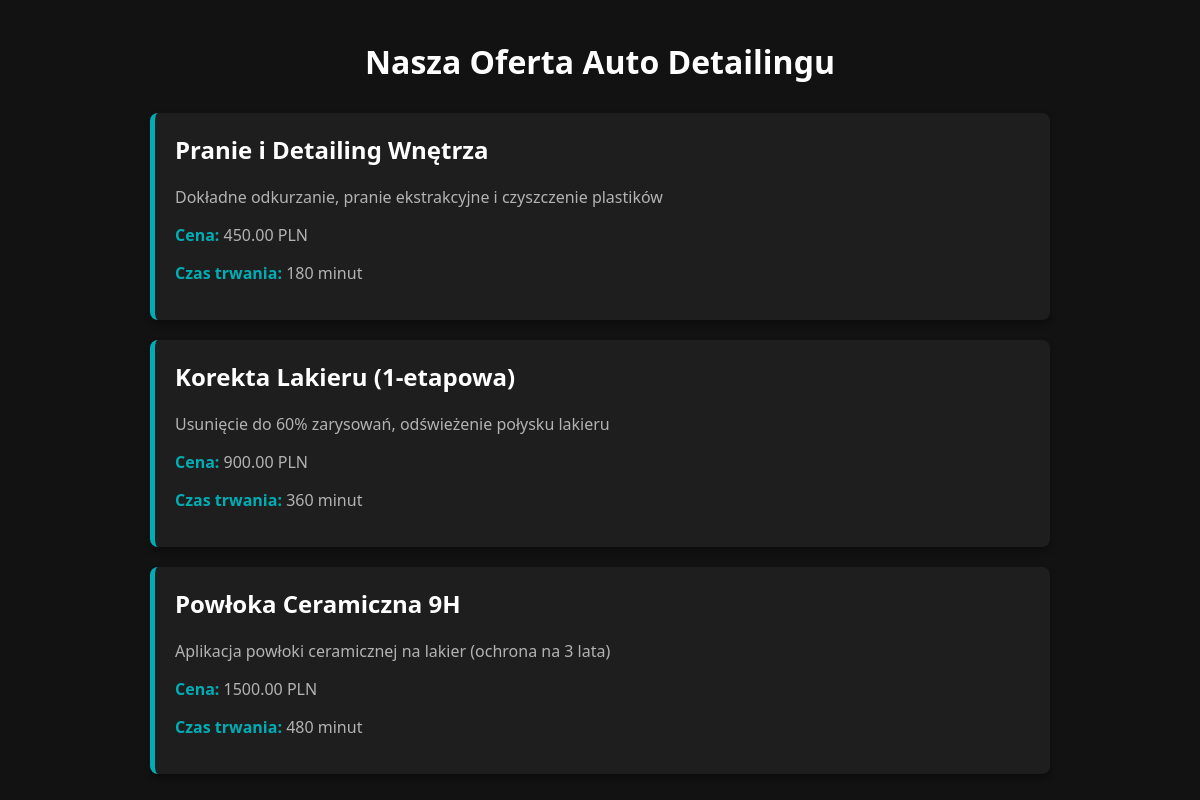
The page / on the database its author committed.
### tables this page shows
CREATE TABLE services (
                          id INT AUTO_INCREMENT PRIMARY KEY,
                          category_id INT,
                          name VARCHAR(150) NOT NULL,
                          description TEXT,
                          duration INT NOT NULL,
                          price DECIMAL(10, 2) NOT NULL,
                          active TINYINT(1) DEFAULT 1,
                          FOREIGN KEY (category_id) REFERENCES service_categories(id) ON DELETE SET NULL
);

### public/index.php (the view, shortened to what this page needs)
<?php
require_once __DIR__ . '/../config/db.php';
$stmt = $pdo->prepare("SELECT name, description, price, duration FROM services WHERE active = 1");
$stmt->execute();
$services = $stmt->fetchAll();
?>
<!DOCTYPE html>
<html lang="pl">
<head>
    <link rel="stylesheet" href="../css/style.css">
</head>
<body>
    <h1>Nasza Oferta Auto Detailingu</h1>
    <div class="services-list">
        <?php if (empty($services)): ?>
            <p>Obecnie brak dostępnych usług.</p>
        <?php else: ?>
            <?php foreach ($services as $service): ?>
                <div class="service-item">
                    <h2><?php echo htmlspecialchars($service['name']); ?></h2>
                    <p><?php echo htmlspecialchars($service['description']); ?></p>
                    <p><strong>Cena:</strong> <?php echo htmlspecialchars($service['price']); ?> PLN</p>
                    <p><strong>Czas trwania:</strong> <?php echo htmlspecialchars($service['duration']); ?> minut</p>
                </div>
            <?php endforeach; ?>
        <?php endif; ?>
    </div>
</body>
</html>

### css/style.css (style rules this page uses)
body { font-family: 'Segoe UI', Tahoma, Geneva, Verdana, sans-serif; background-color: #121212; color: #e0e0e0; margin: 0; padding: 0; }
.services-list { max-width: 900px; margin: 30px auto; padding: 0 20px; }
.service-item { background-color: #1e1e1e; padding: 20px; margin-bottom: 20px; border-radius: 8px; border-left: 5px solid #00adb5; box-shadow: 0 4px 6px rgba(0,0,0,0.3); }
.service-item h2 { margin-top: 0; color: #ffffff; }
.service-item p { color: #b3b3b3; }
.service-item strong { color: #00adb5; }
h1 { text-align: center; margin-top: 40px; color: #ffffff; }

### rows shown on the page
services: name "Pranie i Detailing Wnętrza", description "Dokładne odkurzanie, pranie ekstrakcyjne i czyszczenie plastików", price "450.00", duration "180"
services: name "Korekta Lakieru (1-etapowa)", description "Usunięcie do 60% zarysowań, odświeżenie połysku lakieru", price "900.00", duration "360"
services: name "Powłoka Ceramiczna 9H", description "Aplikacja powłoki ceramicznej na lakier (ochrona na 3 lata)", price "1500.00", duration "480"
